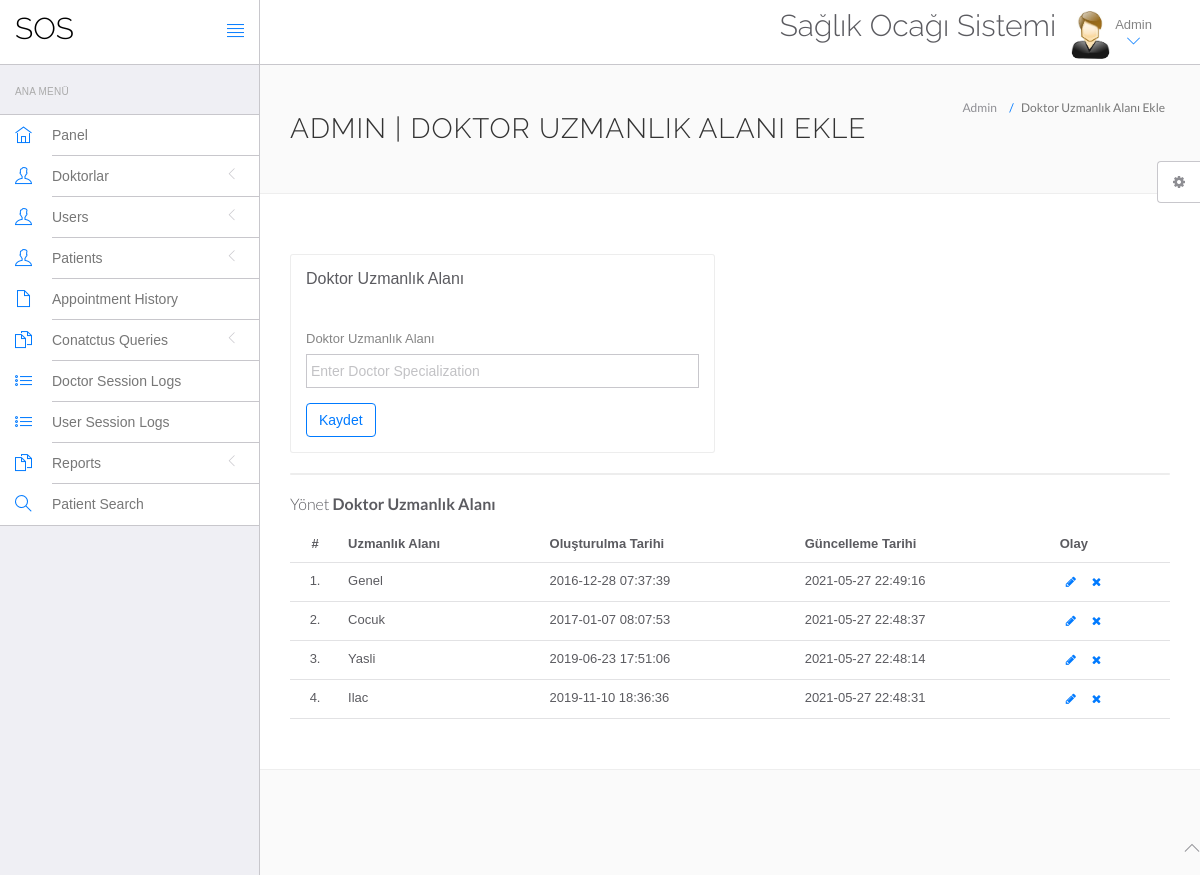
Page /hms/admin/doctor-specilization.php (signed in) on the committed database.
### tables this page shows
CREATE TABLE `doctorspecilization` (
  `id` int(11) NOT NULL,
  `specilization` varchar(255) DEFAULT NULL,
  `creationDate` timestamp NULL DEFAULT current_timestamp(),
  `updationDate` timestamp NULL DEFAULT NULL ON UPDATE current_timestamp()
);

### hms/admin/doctor-specilization.php (the view, shortened to what this page needs)
<?php
include('include/config.php');
?>
<!DOCTYPE html>
<html lang="en">
	<head>
		<link rel="stylesheet" href="vendor/bootstrap/css/bootstrap.min.css">
		<link rel="stylesheet" href="vendor/fontawesome/css/font-awesome.min.css">
		<link rel="stylesheet" href="vendor/themify-icons/themify-icons.min.css">
		<link href="vendor/animate.css/animate.min.css" rel="stylesheet" media="screen">
		<link href="vendor/perfect-scrollbar/perfect-scrollbar.min.css" rel="stylesheet" media="screen">
		<link href="vendor/switchery/switchery.min.css" rel="stylesheet" media="screen">
		<link href="vendor/bootstrap-touchspin/jquery.bootstrap-touchspin.min.css" rel="stylesheet" media="screen">
		<link href="vendor/select2/select2.min.css" rel="stylesheet" media="screen">
		<link href="vendor/bootstrap-datepicker/bootstrap-datepicker3.standalone.min.css" rel="stylesheet" media="screen">
		<link href="vendor/bootstrap-timepicker/bootstrap-timepicker.min.css" rel="stylesheet" media="screen">
		<link rel="stylesheet" href="assets/css/styles.css">
		<link rel="stylesheet" href="assets/css/plugins.css">
		<link rel="stylesheet" href="assets/css/themes/theme-1.css" id="skin_color" />
	</head>
	<body>
		<div id="app">
<?php include('include/sidebar.php');?>
			<div class="app-content">
						<?php include('include/header.php');?>
				<div class="main-content" >
					<div class="wrap-content container" id="container">
						<section id="page-title">
							<div class="row">
								<div class="col-sm-8">
									<h1 class="mainTitle">Admin | Doktor Uzmanlık Alanı Ekle</h1>
																	</div>
								<ol class="breadcrumb">
									<li>
										<span>Admin</span>
									</li>
									<li class="active">
										<span>Doktor Uzmanlık Alanı Ekle</span>
									</li>
								</ol>
							</div>
						</section>
						<div class="container-fluid container-fullw bg-white">
							<div class="row">
								<div class="col-md-12">
									<div class="row margin-top-30">
										<div class="col-lg-6 col-md-12">
											<div class="panel panel-white">
												<div class="panel-heading">
													<h5 class="panel-title">Doktor Uzmanlık Alanı</h5>
												</div>
												<div class="panel-body">
													<form role="form" name="dcotorspcl" method="post" >
														<div class="form-group">
															<label for="exampleInputEmail1">
																Doktor Uzmanlık Alanı
															</label>
							<input type="text" name="doctorspecilization" class="form-control"  placeholder="Enter Doctor Specialization">
														</div>
														<button type="submit" name="submit" class="btn btn-o btn-primary">
															Kaydet
														</button>
													</form>
												</div>
											</div>
										</div>
											</div>
										</div>
									<div class="col-lg-12 col-md-12">
											<div class="panel panel-white">
											</div>
										</div>
									</div>
									<div class="row">
								<div class="col-md-12">
									<h5 class="over-title margin-bottom-15">Yönet <span class="text-bold">Doktor Uzmanlık Alanı</span></h5>
									<table class="table table-hover" id="sample-table-1">
										<thead>
											<tr>
												<th class="center">#</th>
												<th>Uzmanlık Alanı</th>
												<th class="hidden-xs">Oluşturulma Tarihi</th>
												<th>Güncelleme Tarihi</th>
												<th>Olay</th>
											</tr>
										</thead>
										<tbody>
<?php
$sql=mysqli_query($con,"select * from doctorSpecilization");
$cnt=1;
while($row=mysqli_fetch_array($sql))
{
?>
											<tr>
												<td class="center"><?php echo $cnt;?>.</td>
												<td class="hidden-xs"><?php echo $row['specilization'];?></td>
												<td><?php echo $row['creationDate'];?></td>
												<td><?php echo $row['updationDate'];?>
												</td>
												<td >
												<div class="visible-md visible-lg hidden-sm hidden-xs">
							<a href="edit-doctor-specialization.php?id=<?php echo $row['id'];?>" class="btn btn-transparent btn-xs" tooltip-placement="top" tooltip="Edit"><i class="fa fa-pencil"></i></a>
	<a href="doctor-specilization.php?id=<?php echo $row['id']?>&del=delete" onClick="return confirm('Are you sure you want to delete?')"class="btn btn-transparent btn-xs tooltips" tooltip-placement="top" tooltip="Remove"><i class="fa fa-times fa fa-white"></i></a>
												</div>
												</td>
											</tr>
											<?php
$cnt=$cnt+1;
											 }?>
										</tbody>
									</table>
								</div>
							</div>
								</div>
							</div>
						</div>
					</div>
				</div>
	<?php include('include/footer.php');?>
	<?php include('include/setting.php');?>
	</body>
</html>

### hms/admin/assets/css/themes/theme-1.css (style rules this page uses)
body { background: #FAFAFA; }

### rows in the picture
doctorspecilization: specilization "Genel", creationDate "2016-12-28 07:37:39", updationDate "2021-05-27 22:49:16"
doctorspecilization: specilization "Cocuk", creationDate "2017-01-07 08:07:53", updationDate "2021-05-27 22:48:37"
doctorspecilization: specilization "Yasli", creationDate "2019-06-23 17:51:06", updationDate "2021-05-27 22:48:14"
doctorspecilization: specilization "Ilac", creationDate "2019-11-10 18:36:36", updationDate "2021-05-27 22:48:31"
